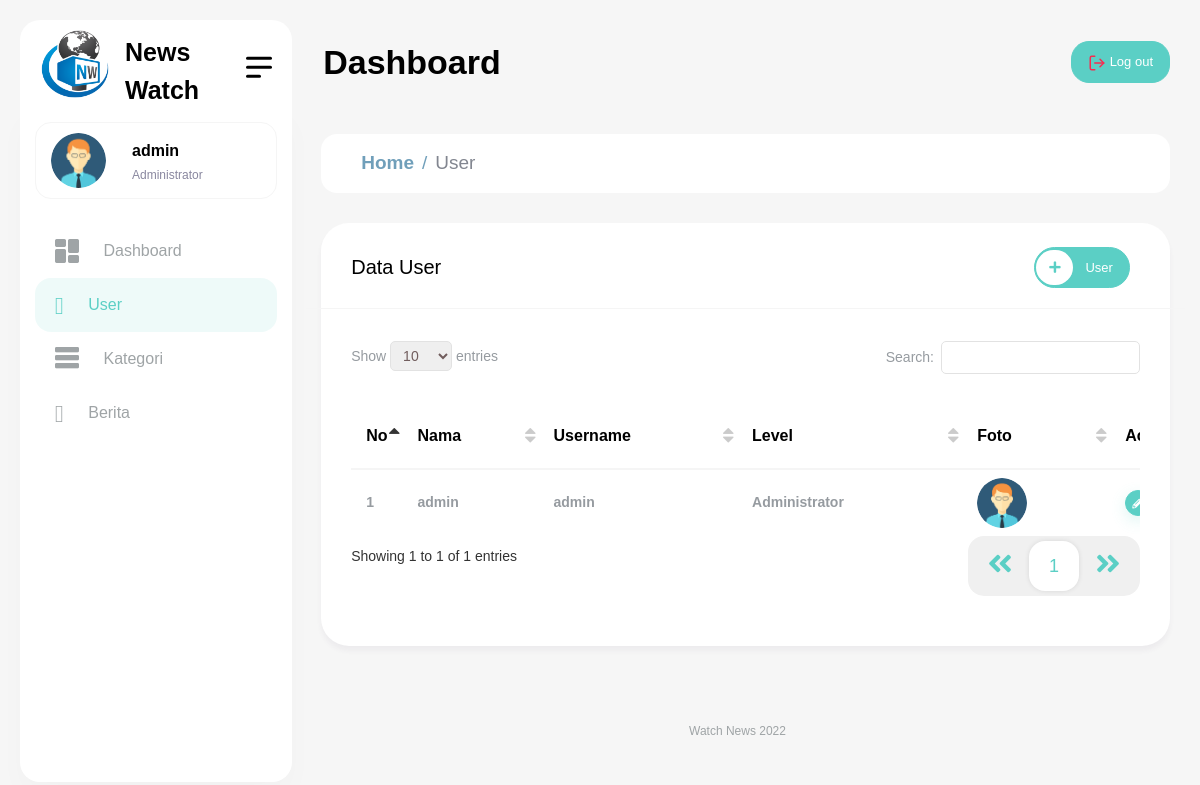
The app's page /admin/index.php?page=User (signed in) with its own data.
### tables this page shows
CREATE TABLE `users` (
  `id` int(11) NOT NULL,
  `nama` varchar(100) NOT NULL,
  `username` varchar(100) NOT NULL,
  `password` varchar(100) NOT NULL,
  `level` int(11) NOT NULL,
  `foto` text NOT NULL
);

### admin/user.php (the view, shortened to what this page needs)
<?php
include '../koneksi.php';
?>
<div class="content-body">
    <div class="container-fluid">
        <div class="row page-titles">
            <ol class="breadcrumb">
                <li class="breadcrumb-item active"><a href="javascript:void(0)">Home</a></li>
                <li class="breadcrumb-item"><a href="javascript:void(0)">User</a></li>
            </ol>
        </div>
        <?php
        if ($_GET['page'] == 'User' && empty($_GET['aksi'])) {
        ?>
        <div class="row">
            <div class="col-12">
                <div class="card">
                    <div class="card-header row">
                        <div class="col-lg-10"><h4 class="card-title">Data User</h4></div>
                        <div class="col-lg-2 en">
                            <a href="index.php?page=User&aksi=tambah" class="btn btn-rounded btn-primary" data-toggle="modal">
                                <span class="btn-icon-start text-primary"><i class="fa fa-plus"></i></span>
                                User
                            </a>
                        </div>
                    </div>
                    <div class="card-body">
                        <div class="table-responsive">
                        <table class="display dataTable" style="min-width: 845px">
                            <thead>
                                <tr>
                                    <th style="width: 5%">No</th>
                                    <th>Nama</th>
                                    <th>Username</th>
                                    <th>Level</th>
                                    <th>Foto</th>
                                    <th style="width: 10%">Action</th>
                                </tr>
                            </thead>
                            <tbody>
                                <?php
                                $data = mysqli_query($koneksi,'SELECT * FROM users');
                                foreach ($data as $index => $item) {
                                 ?>
                                <tr>
                                    <td><?= $index+1 ?></td>
                                    <td><?= $item['nama'] ?></td>
                                    <td><?= $item['username'] ?></td>
                                    <td><?= $item['level'] == 0 ? 'Administrator' : 'Jurnalis'?></td>
                                    <td><img src="images/user/<?= $item['foto'] ?>" class="rounded-circle" width="50px"></td>
                                    <td>
                                        <div class="d-flex">
                                            <a href="index.php?page=User&aksi=edit&id=<?= $item['id'] ?>" class="btn btn-primary shadow btn-xs sharp me-1"><i class="fas fa-pencil-alt"></i></a>
                                        </div>
                                    </td>
                                </tr>
                                <?php } ?>
                            </tbody>
                        </table>
                        </div>
                    </div>
                </div>
            </div>
        </div>
        <?php } ?>
    </div>
</div>

### admin/index.php (shortened to what this page needs)
<?php
include '../koneksi.php';
?>
<!DOCTYPE html>
<html lang="en">
<head>
    <link href="vendor/datatables/css/jquery.dataTables.min.css" rel="stylesheet">
    <link rel="stylesheet" href="vendor/select2/css/select2.min.css">
    <link href="vendor/jquery-smartwizard/dist/css/smart_wizard.min.css" rel="stylesheet">
	<link href="vendor/jquery-nice-select/css/nice-select.css" rel="stylesheet">
    <link href="css/style.css" rel="stylesheet">
</head>
<body>
    <div id="main-wrapper">
        <div class="nav-header">
            <a href="#" class="brand-logo">
                <img src="images/logo2.ico" width="70px" height="70px">
                <span class="brand-title"><b>News<br>Watch</b></span>
            </a>
            <div class="nav-control">
                <div class="hamburger">
                    <span class="line"></span><span class="line"></span><span class="line"></span>
                </div>
            </div>
        </div>
        <div class="header">
            <div class="header-content">
                <nav class="navbar navbar-expand">
                    <div class="collapse navbar-collapse justify-content-between">
                        <div class="header-left">
                            <div class="dashboard_bar">
                                Dashboard
                            </div>
                        </div>
                        <ul class="navbar-nav header-right">
                            <li class="nav-item">
                                <a href="?logout" class="btn btn-primary d-sm-inline-block d-none">
                                    Log out
                                </a>
                            </li>
                        </ul>
                    </div>
                </nav>
            </div>
        </div>
        <div class="dlabnav">
            <div class="dlabnav-scroll">
                <ul class="metismenu" id="menu">
                    <li class="dropdown header-profile">
                        <a class="nav-link" href="javascript:void(0);" role="button" data-bs-toggle="dropdown">
                            <?php
                                $query = mysqli_query($koneksi,"SELECT * FROM users WHERE id='$_SESSION[id]'");
                                $data = mysqli_fetch_assoc($query);
                            ?>
                            <img src="images/user/<?= $data['foto'] ?>" width="20" alt="">
                            <div class="header-info ms-3">
                                <span class="font-w600" ><?= $data['nama'] ?></span>
                                <small class="font-w400"><?= $data['level'] == 0 ? 'Administrator' : 'Jurnalis' ?></small>
                            </div>
                        </a>
                    </li>
                    <?php
                    $page = $_GET['page'] ?? '';
                    ?>
                    <li class="<?= empty($page) || $page=='Dashboard' ? 'mm-active' : ''?>">
                        <a class="ai-icon" href="index.php?page=Dashboard" aria-expanded="false">
                            <i class="flaticon-025-dashboard"></i>
                            <span class="nav-text">Dashboard</span>
                        </a>
                    </li>
                    <li class="<?= $page=='User' ? 'mm-active' : '' ?>">
                        <a class="ai-icon" href="index.php?page=User" aria-expanded="false">
                            <i class="flaticon-381-user"></i>
                            <span class="nav-text">User</span>
                        </a>
                    </li>
                    <li class="<?= $page=='Kategori' ? 'mm-active' : '' ?>">
                        <a class="ai-icon" href="index.php?page=Kategori" aria-expanded="false">
                            <i class="flaticon-043-menu"></i>
                            <span class="nav-text">Kategori</span>
                        </a>
                    </li>
                    <li class="<?= $page=='Berita' ? 'mm-active' : '' ?>">
                        <a class="ai-icon" href="index.php?page=Berita" aria-expanded="false">
                            <i class="flaticon-381-newspaper"></i>
                            <span class="nav-text">Berita</span>
                        </a>
                    </li>
                </ul>
            </div>
        </div>
        <?php include 'main.php' ?>
        <div class="footer">
            <div class="copyright">
                <p style="text-align: center">Watch News 2022</p>
            </div>
        </div>
    </div>
</body>
</html>

### records on screen
users: foto (picture), nama "admin", username "admin", level "Administrator"
